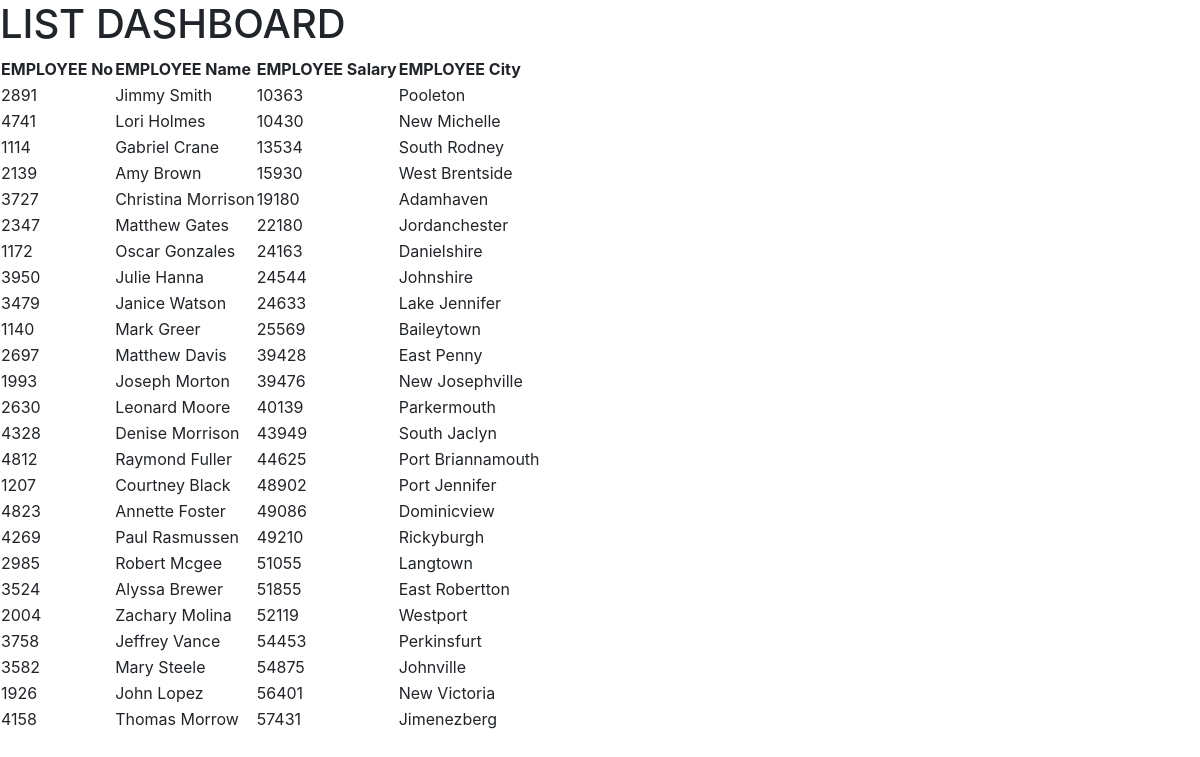
The app's page /display/ with its own data.
### testapp/models.py (models this page shows)
class employee(models.Model):
    eno= models.IntegerField()
    ename= models.CharField(max_length=30)
    esalary = models.IntegerField()
    ecity= models.CharField(max_length=30)
    objects = customManager()

### testapp/views.py (the view)
# urls.py: path('display/',views.display),
def display(request):
    e1=employee.objects.all()
    dict={'e1':e1}
    return render(request,"testapp/list.html",dict)

### testapp/models.py (called while the page is built)
    def get_queryset(self):
        return super().get_queryset().order_by('esalary')

### template/testapp/list.html (shortened to what this page needs)
<!DOCTYPE html>
<html lang="en" dir="ltr">
  <head>
    <link rel="stylesheet" href="https://stackpath.bootstrapcdn.com/bootstrap/4.3.1/css/bootstrap.min.css">
  </head>
  <body>
    <h1>LIST DASHBOARD</h1>
    <table>
      <thead>
        <th>EMPLOYEE No</th>
        <th>EMPLOYEE Name</th>
        <th>EMPLOYEE Salary</th>
        <th>EMPLOYEE City</th>
      </thead>
      {% for employee in e1 %}
      <tr>
        <td>{{employee.eno}}</td>
        <td>{{employee.ename}}</td>
        <td>{{employee.esalary}}</td>
        <td>{{employee.ecity}}</td>
      </tr>
      {% endfor %}
    </table>
  </body>
</html>

### records on screen
employee: eno "2891", ename "Jimmy Smith", esalary "10363", ecity "Pooleton"
employee: eno "4741", ename "Lori Holmes", esalary "10430", ecity "New Michelle"
employee: eno "1114", ename "Gabriel Crane", esalary "13534", ecity "South Rodney"
employee: eno "2139", ename "Amy Brown", esalary "15930", ecity "West Brentside"
employee: eno "3727", ename "Christina Morrison", esalary "19180", ecity "Adamhaven"
employee: eno "2347", ename "Matthew Gates", esalary "22180", ecity "Jordanchester"
employee: eno "1172", ename "Oscar Gonzales", esalary "24163", ecity "Danielshire"
employee: eno "3950", ename "Julie Hanna", esalary "24544", ecity "Johnshire"
employee: eno "3479", ename "Janice Watson", esalary "24633", ecity "Lake Jennifer"
employee: eno "1140", ename "Mark Greer", esalary "25569", ecity "Baileytown"
employee: eno "2697", ename "Matthew Davis", esalary "39428", ecity "East Penny"
employee: eno "1993", ename "Joseph Morton", esalary "39476", ecity "New Josephville"
employee: eno "2630", ename "Leonard Moore", esalary "40139", ecity "Parkermouth"
employee: eno "4328", ename "Denise Morrison", esalary "43949", ecity "South Jaclyn"
employee: eno "4812", ename "Raymond Fuller", esalary "44625", ecity "Port Briannamouth"
employee: eno "1207", ename "Courtney Black", esalary "48902", ecity "Port Jennifer"
employee: eno "4823", ename "Annette Foster", esalary "49086", ecity "Dominicview"
employee: eno "4269", ename "Paul Rasmussen", esalary "49210", ecity "Rickyburgh"
employee: eno "2985", ename "Robert Mcgee", esalary "51055", ecity "Langtown"
employee: eno "3524", ename "Alyssa Brewer", esalary "51855", ecity "East Robertton"
employee: eno "2004", ename "Zachary Molina", esalary "52119", ecity "Westport"
employee: eno "3758", ename "Jeffrey Vance", esalary "54453", ecity "Perkinsfurt"
employee: eno "3582", ename "Mary Steele", esalary "54875", ecity "Johnville"
employee: eno "1926", ename "John Lopez", esalary "56401", ecity "New Victoria"
employee: eno "4158", ename "Thomas Morrow", esalary "57431", ecity "Jimenezberg"
